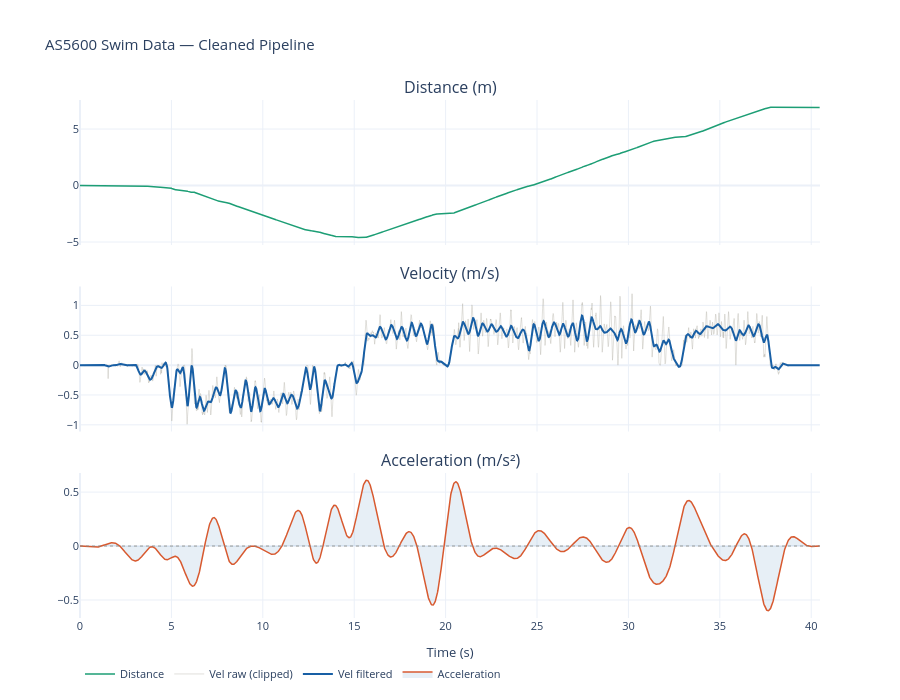

Notebook source saved alongside this figure:
### Code cell
# %% Step 11 — Plot (interactive, Plotly)
# ─────────────────────────────────────────────────────────────────────────
fig = make_subplots(
    rows=3, cols=1,
    shared_xaxes=True,
    subplot_titles=("Distance (m)", "Velocity (m/s)", "Acceleration (m/s²)"),
    vertical_spacing=0.08,
)
 
# Distance
fig.add_trace(go.Scatter(
    x=out["time_s"], y=out["dist_m"],
    name="Distance", line=dict(color="#1d9e75", width=1.5)
), row=1, col=1)
 
# Velocity — raw clipped vs filtered
fig.add_trace(go.Scatter(
    x=t, y=vel_clipped,
    name="Vel raw (clipped)", line=dict(color="#b4b2a9", width=0.8),
    opacity=0.5
), row=2, col=1)
fig.add_trace(go.Scatter(
    x=out["time_s"], y=out["vel_ms"],
    name="Vel filtered", line=dict(color="#185fa5", width=2)
), row=2, col=1)
 
# Acceleration — with fill for propulsive vs resistive
fig.add_trace(go.Scatter(
    x=out["time_s"], y=out["accel_ms2"],
    name="Acceleration", line=dict(color="#d85a30", width=1.5),
    fill="tozeroy",
    fillcolor="rgba(24,95,165,0.10)",
), row=3, col=1)
fig.add_hline(y=0, line=dict(color="#888780", width=0.8, dash="dot"), row=3, col=1)
 
fig.update_layout(
    title="AS5600 Swim Data — Cleaned Pipeline",
    height=700,
    template="plotly_white",
    legend=dict(orientation="h", y=-0.08),
    font=dict(size=11),
)
fig.update_xaxes(title_text="Time (s)", row=3, col=1)
 
fig.show()

### Figure 1 — Plotly figure (JSON) as saved in the notebook; plotly's stock layout.template omitted (floating-point values rounded to 4 significant figures; data arrays with more than 128 entries replaced by an {"elided": "..."} marker saying what was removed)
{"data": [{"line": {"color": "#1d9e75", "width": 1.5}, "name": "Distance", "type": "scatter", "x": {"elided": "2024 float values"}, "xaxis": "x", "y": {"elided": "2024 float values"}, "yaxis": "y"}, {"line": {"color": "#b4b2a9", "width": 0.8}, "name": "Vel raw (clipped)", "opacity": 0.5, "type": "scatter", "x": {"elided": "10879 float values"}, "xaxis": "x2", "y": {"elided": "10879 float values"}, "yaxis": "y2"}, {"line": {"color": "#185fa5", "width": 2}, "name": "Vel filtered", "type": "scatter", "x": {"elided": "2024 float values"}, "xaxis": "x2", "y": {"elided": "2024 float values"}, "yaxis": "y2"}, {"fill": "tozeroy", "fillcolor": "rgba(24,95,165,0.10)", "line": {"color": "#d85a30", "width": 1.5}, "name": "Acceleration", "type": "scatter", "x": {"elided": "2024 float values"}, "xaxis": "x3", "y": {"elided": "2024 float values"}, "yaxis": "y3"}], "layout": {"annotations": [{"font": {"size": 16}, "showarrow": false, "text": "Distance (m)", "x": 0.5, "xanchor": "center", "xref": "paper", "y": 1, "yanchor": "bottom", "yref": "paper"}, {"font": {"size": 16}, "showarrow": false, "text": "Velocity (m/s)", "x": 0.5, "xanchor": "center", "xref": "paper", "y": 0.64, "yanchor": "bottom", "yref": "paper"}, {"font": {"size": 16}, "showarrow": false, "text": "Acceleration (m/s²)", "x": 0.5, "xanchor": "center", "xref": "paper", "y": 0.28, "yanchor": "bottom", "yref": "paper"}], "font": {"size": 11}, "height": 700, "legend": {"orientation": "h", "y": -0.08}, "shapes": [{"line": {"color": "#888780", "dash": "dot", "width": 0.8}, "type": "line", "x0": 0, "x1": 1, "xref": "x3 domain", "y0": 0, "y1": 0, "yref": "y3"}], "title": {"text": "AS5600 Swim Data — Cleaned Pipeline"}, "xaxis": {"anchor": "y", "domain": [0, 1], "matches": "x3", "showticklabels": false}, "xaxis2": {"anchor": "y2", "domain": [0, 1], "matches": "x3", "showticklabels": false}, "xaxis3": {"anchor": "y3", "domain": [0, 1], "title": {"text": "Time (s)"}}, "yaxis": {"anchor": "x", "domain": [0.72, 1]}, "yaxis2": {"anchor": "x2", "domain": [0.36, 0.64]}, "yaxis3": {"anchor": "x3", "domain": [0, 0.28]}}}
